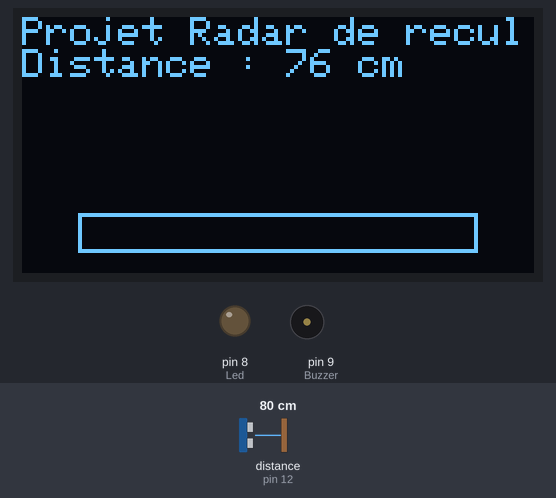
Recording of a sketch running on a simulated Arduino Uno, built with avr-gcc and run on an emulated ATmega328P. On the bench: 128×64 one-colour display, output pins drawn as LEDs (lit = HIGH), buzzer (waves = sounding, pin HIGH). Wiring (inferred from the names in the program): ultrasonic range finder: trigger pin 11; echo pin 12. Dashed ring = blinking. The test bench sets the inputs (shaded band); at power-on: distance to the obstacle (sensor on pin 12) 80 cm. The echo pulse lasts 58.3 µs per cm; pins used as bus, display or sensor lines are not drawn.

Above: at 1.2 s.
1.3 s: distance to the obstacle (sensor on pin 12) set to 19 cm
At 2.2 s:
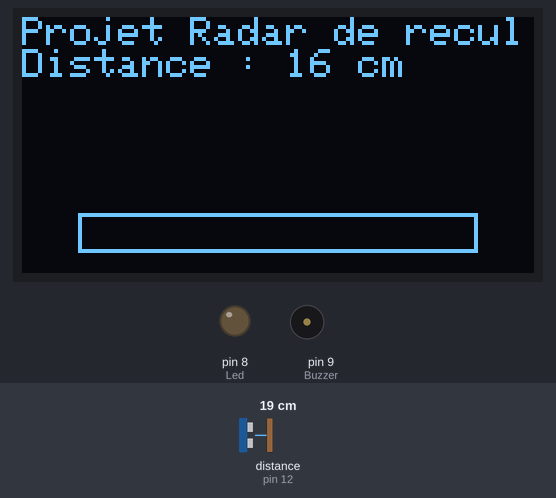
2.8 s: distance to the obstacle (sensor on pin 12) set to 15 cm
At 3.19 s:
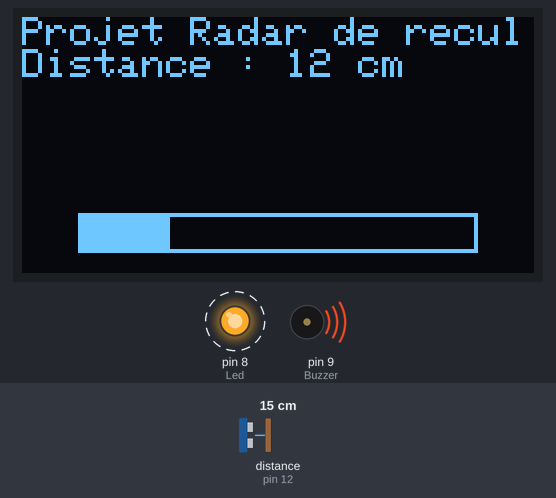
4.5 s: distance to the obstacle (sensor on pin 12) set to 7 cm
At 5.0 s:
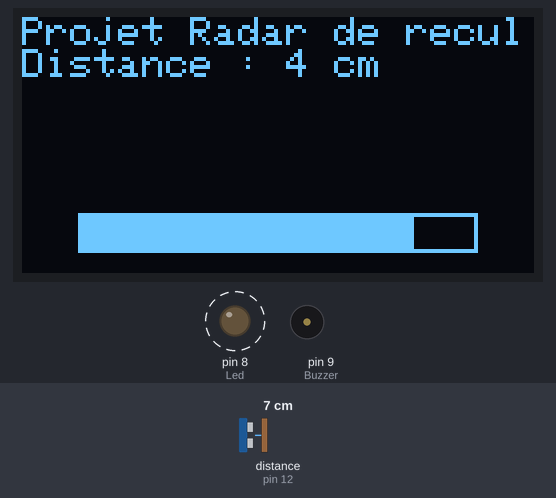
6.0 s: distance to the obstacle (sensor on pin 12) set to 4 cm
At 7.2 s:
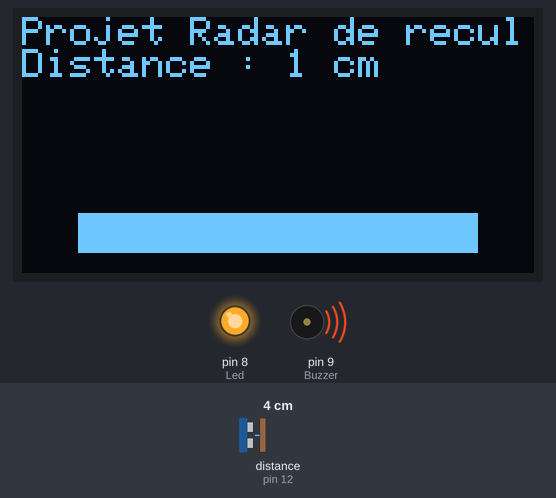
7.5 s: distance to the obstacle (sensor on pin 12) set to 120 cm
At 9.0 s:
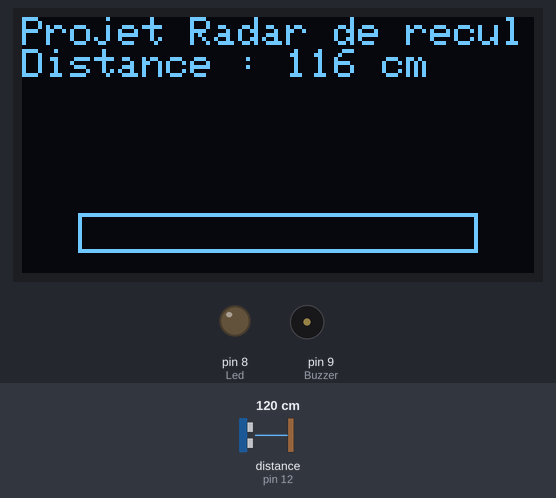
Timing chart, 0 to 10.0 s (numbered marks = the images above; inputs shaded):
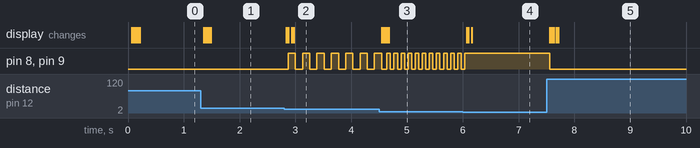

Measured:
- the behaviour switches between 18 and 17 cm on distance to the obstacle (sensor on pin 12) (found by bisection; images 1 and 2)
- the behaviour switches between 6 and 5 cm on distance to the obstacle (sensor on pin 12) (found by bisection; images 3 and 4)
- after the input at 1.3 s, the display: first changes after 0.05 s (image 1 shows a later state)
- after the input at 2.8 s, pin 8 (Led), pin 9 (Buzzer): alternates HIGH for 0.13 s and LOW for 0.13 s, starting after 0.07 s; the display: first changes at once (image 2 shows a later state)
- after the input at 4.5 s, pin 8 (Led), pin 9 (Buzzer): alternates HIGH for 0.06 s and LOW for 0.06 s, starting after 0.20 s; the display: first changes at once (image 3 shows a later state)
- after the input at 6.0 s, pin 8 (Led), pin 9 (Buzzer): goes on until 6.0 s, then stays HIGH; the display: first changes after 0.07 s (image 4 shows a later state)
- after the input at 7.5 s, pin 8 (Led), pin 9 (Buzzer): HIGH → LOW after 0.06 s; the display: first changes after 0.06 s (image 5 shows a later state)

The sketch:

Radar_de_recul.ino
```cpp
#include <Wire.h>
#include <Adafruit_GFX.h>
#include <Adafruit_SSD1306.h>

// Définition des dimensions de l'écran OLED
#define SCREEN_WIDTH 128
#define SCREEN_HEIGHT 64

// Initialisation de l'affichage OLED
Adafruit_SSD1306 display(SCREEN_WIDTH, SCREEN_HEIGHT, &Wire);

// Définition des pins utilisées
const int trigPin = 11;
const int echoPin = 12;
const int Led = 8;
const int Buzzer = 9;

// Définition des seuils de distance pour les alertes
int distanceDds = 15; // Distance pour débuter les signalements
int distanceDsc = 3;  // Distance pour le signalement continu

// Variables pour la mesure de la distance
float duration, distance;
unsigned long currentTime = 0, previousTime = 0;
boolean etatSignal;

// Variables pour le lissage des lectures
const int numReadings = 5;
float readings[numReadings];
int readIndex = 0;
float total = 0, average = 0;

void setup() {
  Serial.begin(9600);
  pinMode(Buzzer, OUTPUT);
  pinMode(Led, OUTPUT);
  pinMode(trigPin, OUTPUT);
  pinMode(echoPin, INPUT);

  // Initialisation de l'écran OLED
  if (!display.begin(SSD1306_SWITCHCAPVCC, 0x3C)) {
    Serial.println(F("Échec SSD1306 allocation"));
    for (;;); // Boucle infinie en cas d'échec
  }

  // Préparation de l'écran OLED
  display.clearDisplay();
  display.setTextSize(1);
  display.setTextColor(WHITE);
  display.setCursor(0, 0);

  // Initialisation du tableau des lectures
  for (int i = 0; i < numReadings; i++) {
    readings[i] = 0;
  }
}

// Fonction pour dessiner la barre de progression sur l'OLED
void drawProgressBar(int distance, int minDistance, int maxDistance) {
  int progressBarWidth = 100;
  int progressBarHeight = 10;
  int startX = (SCREEN_WIDTH - progressBarWidth) / 2;
  int startY = SCREEN_HEIGHT - 15;

  int fillLength = map(distance, minDistance, maxDistance, 0, progressBarWidth);
  fillLength = constrain(fillLength, 0, progressBarWidth);

  display.drawRect(startX, startY, progressBarWidth, progressBarHeight, WHITE);
  if (fillLength > 0) {
    display.fillRect(startX, startY, fillLength, progressBarHeight, WHITE);
  }
}

void loop() {
  currentTime = millis();
  digitalWrite(trigPin, HIGH);
  delayMicroseconds(10);
  digitalWrite(trigPin, LOW);
  duration = pulseIn(echoPin, HIGH);
  distance = max(0.0, duration * 0.034 / 2 - 2); // Ajuste la distance en déduisant 2cm, traite les valeurs < 2cm comme 0cm

  // Gestion des lectures pour le lissage
  total = total - readings[readIndex];
  readings[readIndex] = distance;
  total = total + readings[readIndex];
  readIndex = (readIndex + 1) % numReadings;
  average = total / numReadings;

  // Mise à jour de l'affichage uniquement si la moyenne change
  display.clearDisplay();
  display.setCursor(0, 0);
  display.println("Projet Radar de recul");
  display.print("Distance : ");
  display.print((int)average); // Affiche la distance moyenne sans décimales
  display.println(" cm");
  drawProgressBar((int)average, distanceDds, 2); // Utilise des valeurs entières pour la barre de progression
  display.display();

  // Logique d'alerte basée sur la distance moyenne
  if (average <= distanceDds) {
    if (average <= distanceDsc) {
      digitalWrite(Led, HIGH);
      digitalWrite(Buzzer, HIGH);
    } else {
      if ((currentTime - previousTime) > average * 10) {
        previousTime = currentTime;
        etatSignal = !etatSignal;
        digitalWrite(Led, etatSignal);
        digitalWrite(Buzzer, etatSignal);
      }
    }
  } else {
    digitalWrite(Led, LOW);
    digitalWrite(Buzzer, LOW);
  }
}
```
